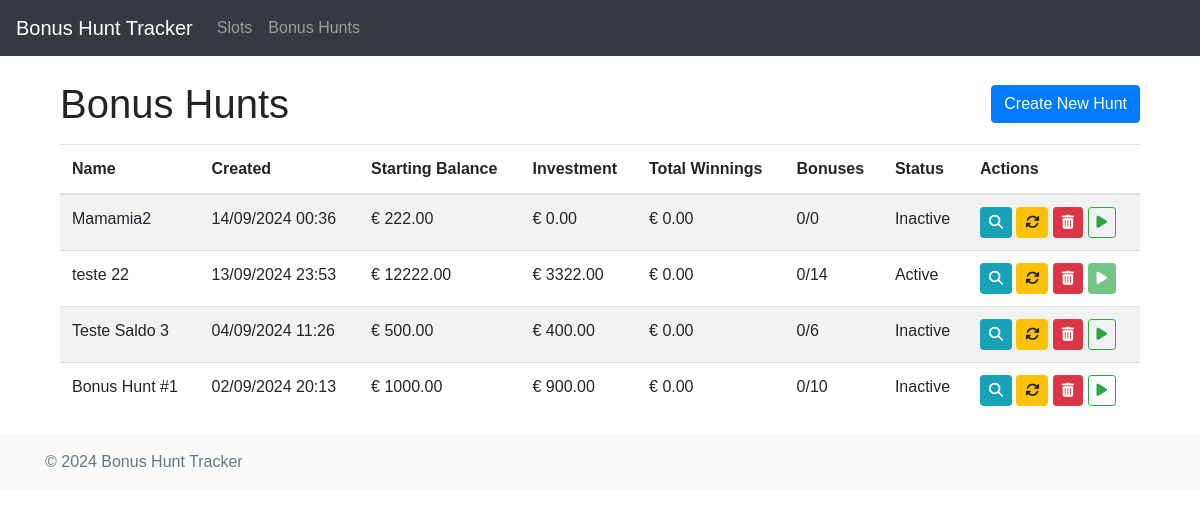
Before: /bonus-hunts/ with the older database file.
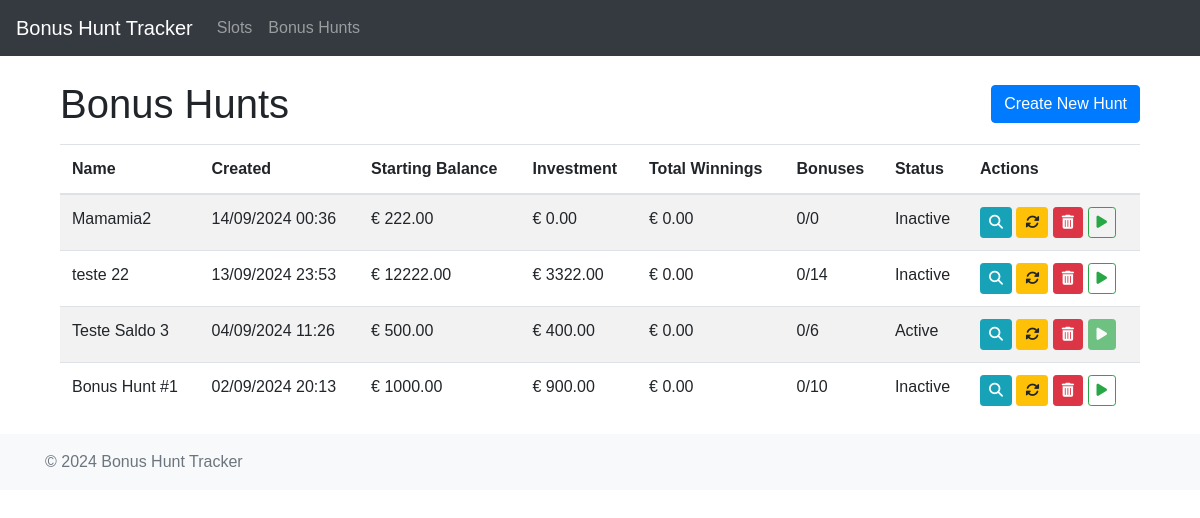
After: the same page with the newer database file.
### app/models/bonus_hunt.py (models this page shows, shortened)
class BonusHunt(db.Model):
    __tablename__ = 'bonus_hunts'
    id = Column(Integer, primary_key=True)
    nome = Column(String, nullable=False)
    custo_inicial = Column(Float, nullable=False)
    data_criacao = Column(DateTime, default=func.current_timestamp())
    is_active = Column(db.Boolean, default=False)
    bonus_atual_id = Column(db.Integer, db.ForeignKey('bonuses.id'), nullable=True)
    bonuses = relationship('Bonus', back_populates='hunt', cascade='all, delete-orphan', foreign_keys='Bonus.hunt_id')
    bonus_atual = relationship('Bonus', foreign_keys=[bonus_atual_id], post_update=True)
    def calcular_estatisticas(self):
        total_ganho = sum(b.payout for b in self.bonuses if b.payout is not None)
        total_apostas = sum(b.aposta for b in self.bonuses)
        num_bonus = len(self.bonuses)
        num_bonus_abertos = sum(1 for b in self.bonuses if b.payout is not None)
        saldo_restante = self.custo_inicial - total_apostas
        for bonus in self.bonuses:
            if bonus.saldo_restante is not None:
                saldo_restante = bonus.saldo_restante
        investimento = self.custo_inicial - saldo_restante
        media_aposta_inicial = total_apostas / num_bonus if num_bonus > 0 else 0
        break_even_x_inicial = int(investimento / media_aposta_inicial) if media_aposta_inicial > 0 else float('inf')
        break_even_euro_inicial = int(investimento / num_bonus) if num_bonus > 0 else investimento
        bonuses_nao_abertos = [b for b in self.bonuses if b.payout is None]
        total_apostas_nao_abertas = sum(b.aposta for b in bonuses_nao_abertos)
        num_bonus_nao_abertos = len(bonuses_nao_abertos)
        media_aposta = total_apostas_nao_abertas / num_bonus_nao_abertos if num_bonus_nao_abertos > 0 else 0
        valor_restante = investimento - total_ganho
        break_even_x = int(valor_restante / media_aposta) if total_apostas_nao_abertas > 0 else math.inf
        break_even_euro = int(valor_restante / num_bonus_nao_abertos) if num_bonus_nao_abertos > 0 else 0
        bonuses_abertos = [b for b in self.bonuses if b.payout is not None]
        avg_x = int(sum(b.multiplicador for b in bonuses_abertos) / len(bonuses_abertos)) if bonuses_abertos else 0
        avg_euro = int(sum(b.payout for b in bonuses_abertos) / len(bonuses_abertos)) if bonuses_abertos else 0
        best_x = max(bonuses_abertos, key=lambda b: b.multiplicador) if bonuses_abertos else None
        best_euro = max(bonuses_abertos, key=lambda b: b.payout) if bonuses_abertos else None
        worst_x = min(bonuses_abertos, key=lambda b: b.multiplicador) if bonuses_abertos else None
        worst_euro = min(bonuses_abertos, key=lambda b: b.payout) if bonuses_abertos else None
        return {
            'custo_inicial': self.custo_inicial,
            'saldo_restante': saldo_restante,
            'investimento': investimento,
            'total_ganho': total_ganho,
            'lucro_prejuizo': total_ganho - investimento,
            'num_bonus': num_bonus,
            'num_bonus_abertos': num_bonus_abertos,
            'num_bonus_nao_abertos': num_bonus - num_bonus_abertos,
            'media_aposta_inicial': media_aposta_inicial,
            'media_aposta': media_aposta,
            'break_even_x_inicial': break_even_x_inicial,
            'break_even_euro_inicial': break_even_euro_inicial,
            'break_even_x': break_even_x,
            'break_even_euro': break_even_euro,
            'avg_x': avg_x,
            'avg_euro': avg_euro,
            'best_bonus_x': best_x.to_dict() if best_x else None,
            'best_bonus_euro': best_euro.to_dict() if best_euro else None,
            'worst_bonus_x': worst_x.to_dict() if worst_x else None,
            'worst_bonus_euro': worst_euro.to_dict() if worst_euro else None,
        }

### app/views/bonus_hunts.py (the view)
@bonus_hunts.route('/')
def list_hunts():
    hunts = BonusHunt.query.order_by(BonusHunt.data_criacao.desc()).all()
    for hunt in hunts:
        hunt.estatisticas = hunt.calcular_estatisticas()
    return render_template('bonus_hunts/list.html', hunts=hunts)

### _backup/templates/bonus_hunts/list.html (shortened to what this page needs)
{% extends "base.html" %}
{% block content %}
<div class="container mt-4">
    <div class="d-flex justify-content-between align-items-center mb-3">
        <h1 class="mb-0">Bonus Hunts</h1>
        <button type="button" class="btn btn-primary" data-toggle="modal" data-target="#createHuntModal">
            Create New Hunt
        </button>
    </div>
    <table class="table table-striped">
        <thead>
            <tr>
                <th>Name</th>
                <th>Created</th>
                <th>Starting Balance</th>
                <th>Investment</th>
                <th>Total Winnings</th>
                <th>Bonuses</th>
                <th>Status</th>
                <th>Actions</th>
            </tr>
        </thead>
        <tbody>
            {% for hunt in hunts %}
            <tr>
                <td>{{ hunt.nome }}</td>
                <td>{{ hunt.data_criacao.strftime('%d/%m/%Y %H:%M') }}</td>
                <td>€ {{ "%.2f"|format(hunt.custo_inicial) }}</td>
                <td>€ {{ "%.2f"|format(hunt.estatisticas.investimento) }}</td>
                <td>€ {{ "%.2f"|format(hunt.estatisticas.total_ganho) }}</td>
                <td>{{ hunt.estatisticas.num_bonus_abertos }}/{{ hunt.estatisticas.num_bonus }}</td>
                <td>{{ "Active" if hunt.is_active else "Inactive" }}</td>
                <td>
                    <a href="{{ url_for('bonus_hunts.view_hunt', id=hunt.id) }}" class="btn btn-sm btn-info" title="View">
                        <i class="fas fa-search"></i>
                    </a>
                    <form action="{{ url_for('bonus_hunts.reset_hunt', id=hunt.id) }}" method="POST" style="display: inline;">
                        <button type="submit" class="btn btn-sm btn-warning" title="Reset">
                            <i class="fas fa-sync-alt"></i>
                        </button>
                    </form>
                    <form action="{{ url_for('bonus_hunts.delete_hunt', id=hunt.id) }}" method="POST" style="display: inline;">
                        <button type="submit" class="btn btn-sm btn-danger" title="Delete">
                            <i class="fas fa-trash-alt"></i>
                        </button>
                    </form>
                    {% if not hunt.is_active %}
                    <form action="{{ url_for('bonus_hunts.activate_hunt', id=hunt.id) }}" method="POST" style="display: inline;">
                        <button type="submit" class="btn btn-sm btn-outline-success" title="Activate">
                            <i class="fas fa-play"></i>
                        </button>
                    </form>
                    {% else %}
                    <button class="btn btn-sm btn-success" disabled title="Active">
                        <i class="fas fa-play"></i>
                    </button>
                    {% endif %}
                </td>
            </tr>
            {% endfor %}
        </tbody>
    </table>
</div>
{% endblock %}

### _backup/templates/base.html (shortened to what this page needs)
<!DOCTYPE html>
<html lang="pt">
<head>
    <link rel="stylesheet" href="https://stackpath.bootstrapcdn.com/bootstrap/4.5.2/css/bootstrap.min.css">
    <link rel="stylesheet" href="https://cdnjs.cloudflare.com/ajax/libs/font-awesome/5.15.1/css/all.min.css">
    <link rel="stylesheet" href="{{ url_for('static', filename='css/style.css') }}">
    <link rel="stylesheet" href="{{ url_for('static', filename='css/bonus-hunt.css') }}">
</head>
<body>
    <nav class="navbar navbar-expand-lg navbar-dark bg-dark">
        <a class="navbar-brand" href="{{ url_for('main.index') }}">Bonus Hunt Tracker</a>
        <div class="collapse navbar-collapse" id="navbarNav">
            <ul class="navbar-nav">
                <li class="nav-item">
                    <a class="nav-link" href="{{ url_for('slots.list_slots') }}">Slots</a>
                </li>
                <li class="nav-item">
                    <a class="nav-link" href="{{ url_for('bonus_hunts.list_hunts') }}">Bonus Hunts</a>
                </li>
            </ul>
        </div>
    </nav>
    <main class="container mt-4">
        {% block content %}{% endblock %}
    </main>
    <footer class="footer mt-auto py-3 bg-light">
        <div class="container">
            <span class="text-muted">© 2024 Bonus Hunt Tracker</span>
        </div>
    </footer>
</body>
</html>

### app/static/css/style.css (style rules this page uses)
body { font-family: Arial, sans-serif; margin: 0; padding: 0; }
.btn-primary { background-color: #007bff; border-color: #007bff; color: white; }
table.table { width: 100%; margin-bottom: 1rem; color: #212529; border-collapse: collapse; }
table.table th, table.table td { padding: 0.75rem; vertical-align: top; border-top: 1px solid #dee2e6; }
table.table thead th { vertical-align: bottom; border-bottom: 2px solid #dee2e6; }
.table-striped tbody tr:nth-of-type(odd) { background-color: rgba(0,0,0,.05); }

### app/static/css/bonus-hunt.css (style rules this page uses)
.btn-success .fa-play { color: white; }
.table-striped tbody tr:nth-of-type(odd) { background-color: rgba(0, 0, 0, 0.05); }
.table-striped tbody tr:nth-of-type(even) { background-color: #fff; }

Changed rows visible on the page:
changed BonusHunt "teste 22": is_active "Active" → "Inactive"
changed BonusHunt "Teste Saldo 3": is_active "Inactive" → "Active"
